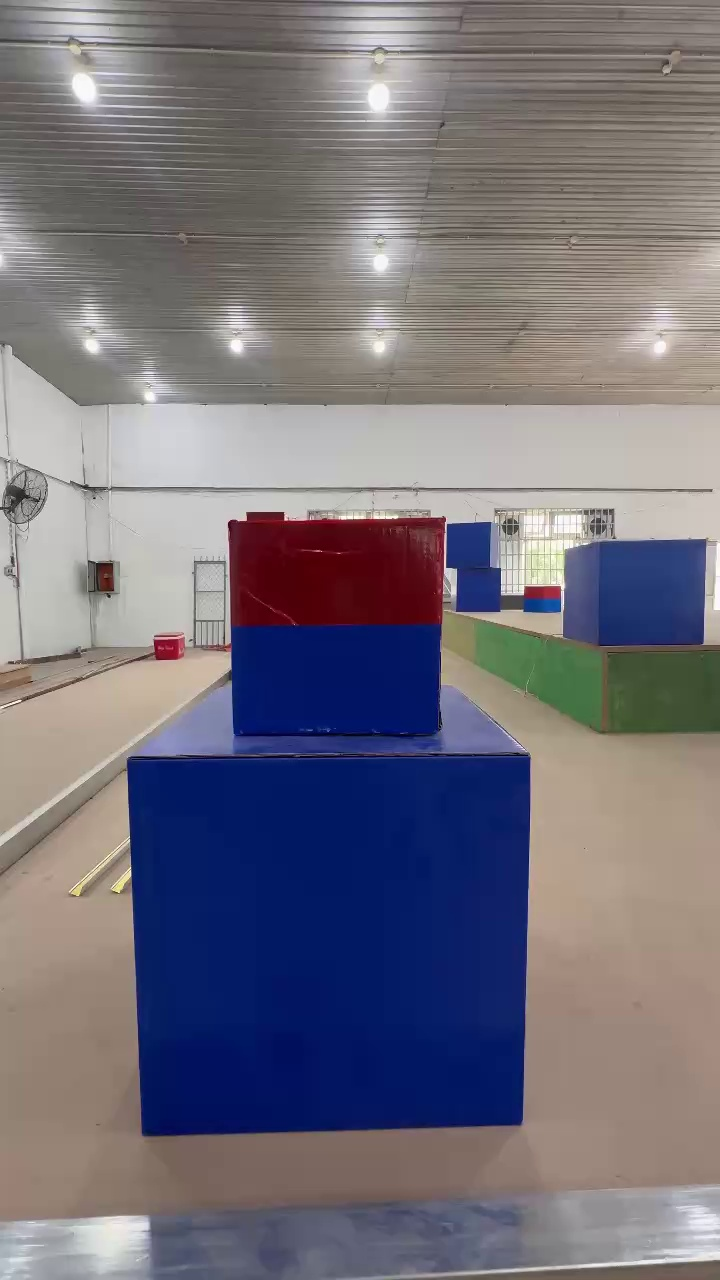
#> input picture anh/frame_00000.jpg, 720 x 1280 px, given in place of thucliphop3d.mp4, which was not available
$ python decete.py
#> lines starting #> are read from the running program, lines starting #| are printed output that depends on the picture; after the words box and inside, x2 and y2 are one past the last pixel; in counts of white or black regions, pixels touching at a corner belong together
import cv2
import numpy as np

# Thay đường dẫn bên dưới bằng đường dẫn thực tế tới video trên máy tính của bạn
video_path = r'C:\Users\Admin\Downloads\rbc27\thucliphop3d.mp4'
cap = cv2.VideoCapture(video_path)

if not cap.isOpened():
    print("Không thể mở video. Hãy kiểm tra lại đường dẫn file!")
    exit()

while True:
    ret, frame = cap.read()
#> frame is the input picture: shape (1280, 720, 3); mean B, G, R 123.2, 112.8, 116.4
    if not ret:
        # Tự động quay lại đầu video khi chạy hết
        cap.set(cv2.CAP_PROP_POS_FRAMES, 0)
        continue

    # 1. Chuyển sang hệ màu HSV để dễ lọc màu vật thể
    hsv = cv2.cvtColor(frame, cv2.COLOR_BGR2HSV)
#> hsv: shape (1280, 720, 3); mean H, S, V 55.8, 79.6, 137.3

    # 2. Lọc màu Đỏ (Red) của khối hộp
    lower_red1 = np.array([0, 120, 70])
    upper_red1 = np.array([10, 255, 255])
    lower_red2 = np.array([170, 120, 70])
    upper_red2 = np.array([180, 255, 255])
    mask_red = cv2.inRange(hsv, lower_red1, upper_red1) | cv2.inRange(hsv, lower_red2, upper_red2)
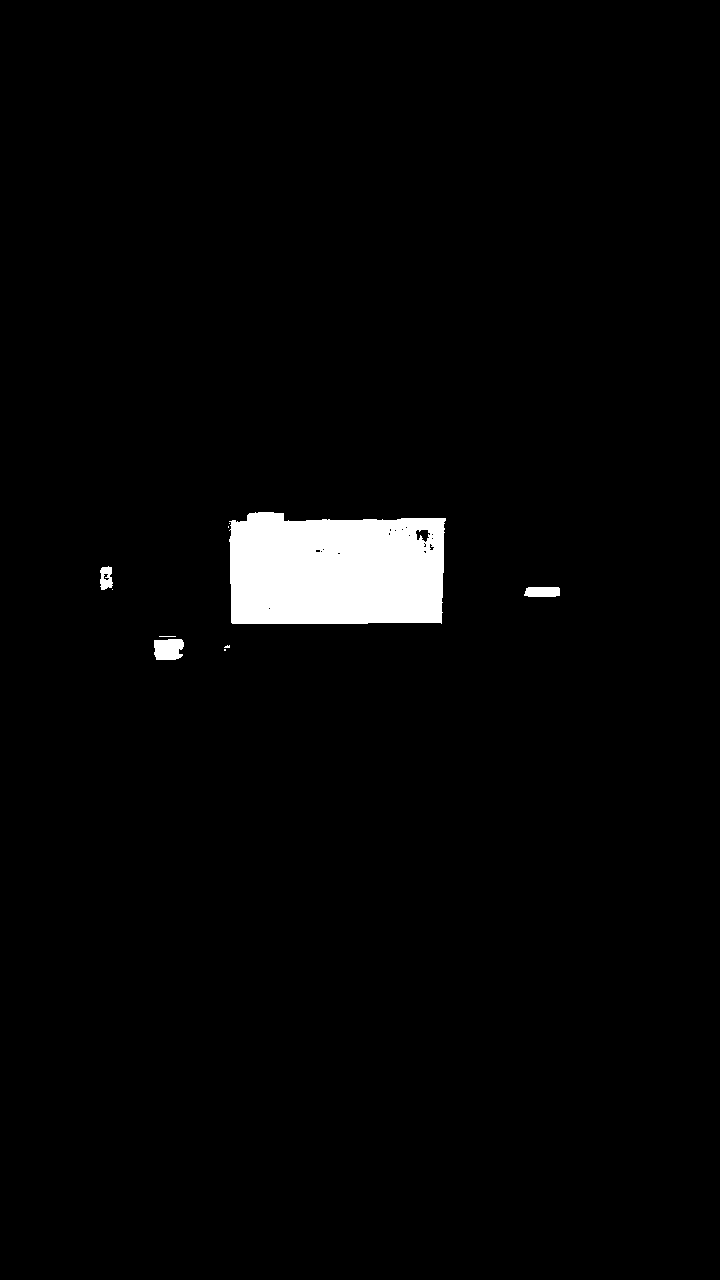
#> mask_red: shape (1280, 720); 2.5% white; 10 white regions (6 under 20 px)

    # 3. Tìm đường viền (Contours) và khoanh vùng
    contours, _ = cv2.findContours(mask_red, cv2.RETR_EXTERNAL, cv2.CHAIN_APPROX_SIMPLE)
#> contours = 10 contours, 6 with area under 20; largest, box (x1, y1, x2, y2) and area: (229, 512, 446, 624) 22094, (154, 639, 184, 660) 507, (524, 587, 560, 597) 296, (100, 566, 113, 590) 215
    for cnt in contours:
        if cv2.contourArea(cnt) > 800:  # Lọc bỏ các điểm nhiễu nhỏ
            x, y, w, h = cv2.boundingRect(cnt)
            # Vẽ hình chữ nhật màu xanh lá quanh hộp đỏ
            cv2.rectangle(frame, (x, y), (x + w, y + h), (0, 255, 0), 2)
            cv2.putText(frame, 'Red Box', (x, y - 10),
                        cv2.FONT_HERSHEY_SIMPLEX, 0.6, (0, 255, 0), 2)
#> this loop made 10 passes
#> (x, y, w, h) on pass 10: (229, 512, 217, 112)
#> cnt on passes 1, 4, 5, 8, 9: [[224, 649], [224, 650], [225, 650], [225, 649]], [[159, 636], [175, 636]], [[112, 589]], [[228, 526], [228, 527]], [[229, 523]]
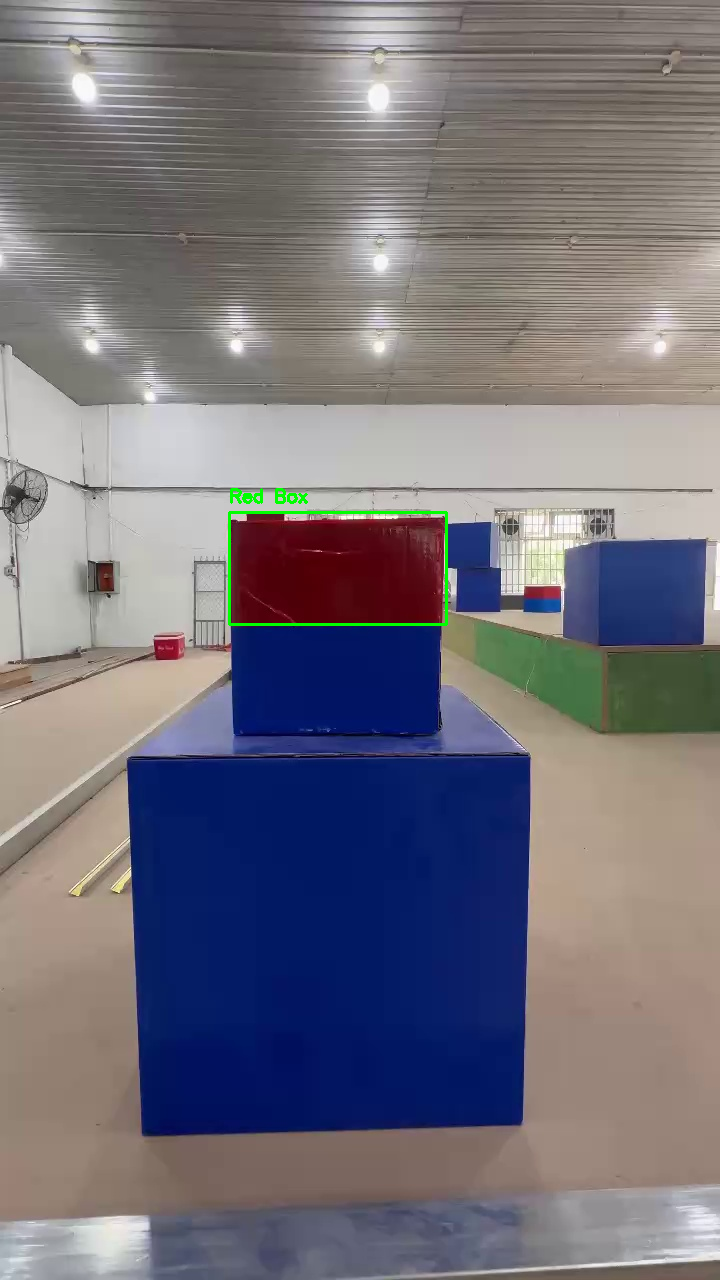
#> frame: shape (1280, 720, 3); 0.28% of pixels changed, all inside (x1, y1, x2, y2) = (228, 488, 448, 626)

    # 4. Hiển thị cửa sổ xem kết quả
    cv2.imshow("Test Detection Windows", frame)

    # Bấm phím 'q' trên bàn phím để thoát chương trình
    if cv2.waitKey(30) & 0xFF == ord('q'):
#> (key q is pressed here)
        break

cap.release()
cv2.destroyAllWindows()

$ run again, on anh/frame_00010.jpg
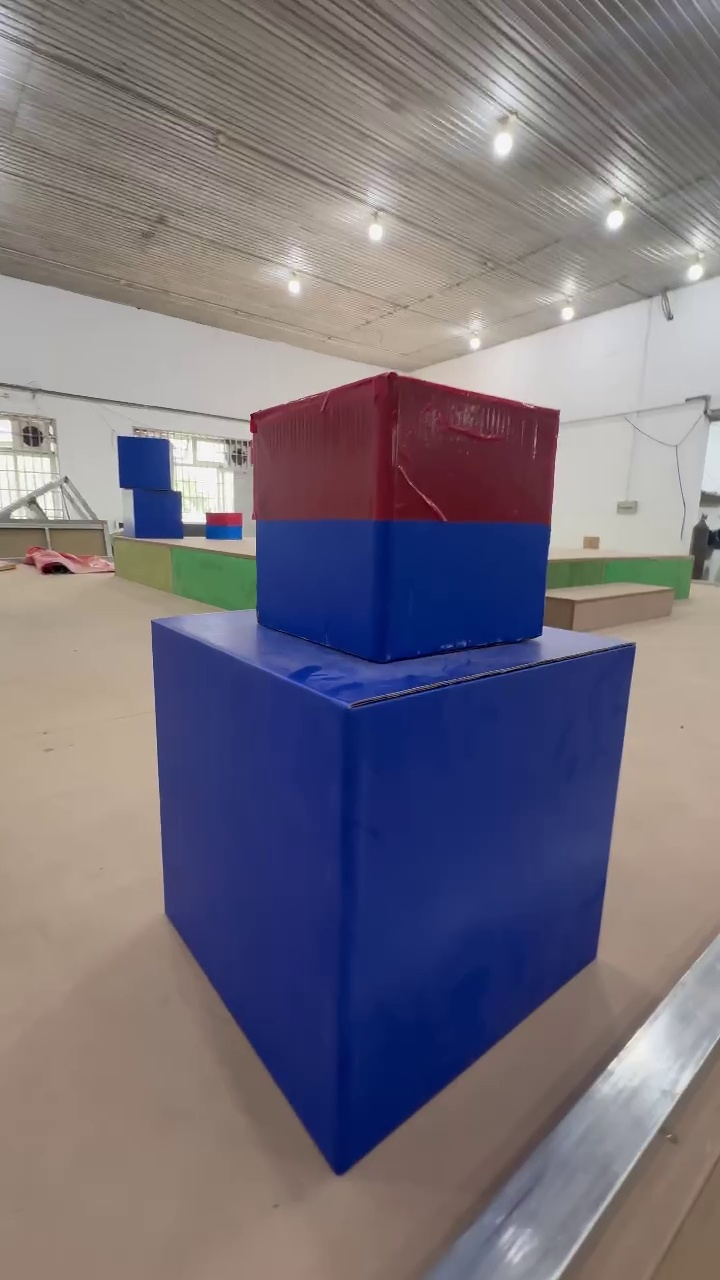
#> input picture anh/frame_00010.jpg, 720 x 1280 px, given in place of thucliphop3d.mp4, which was not available
#> frame is the input picture: shape (1280, 720, 3); mean B, G, R 124.3, 113.3, 119.2
#> hsv: shape (1280, 720, 3); mean H, S, V 56.2, 79.6, 140.5
#> `mask_red = cv2.inRange(hsv, lower_red1, upper_red1) | cv2.inRange(hsv,..`:
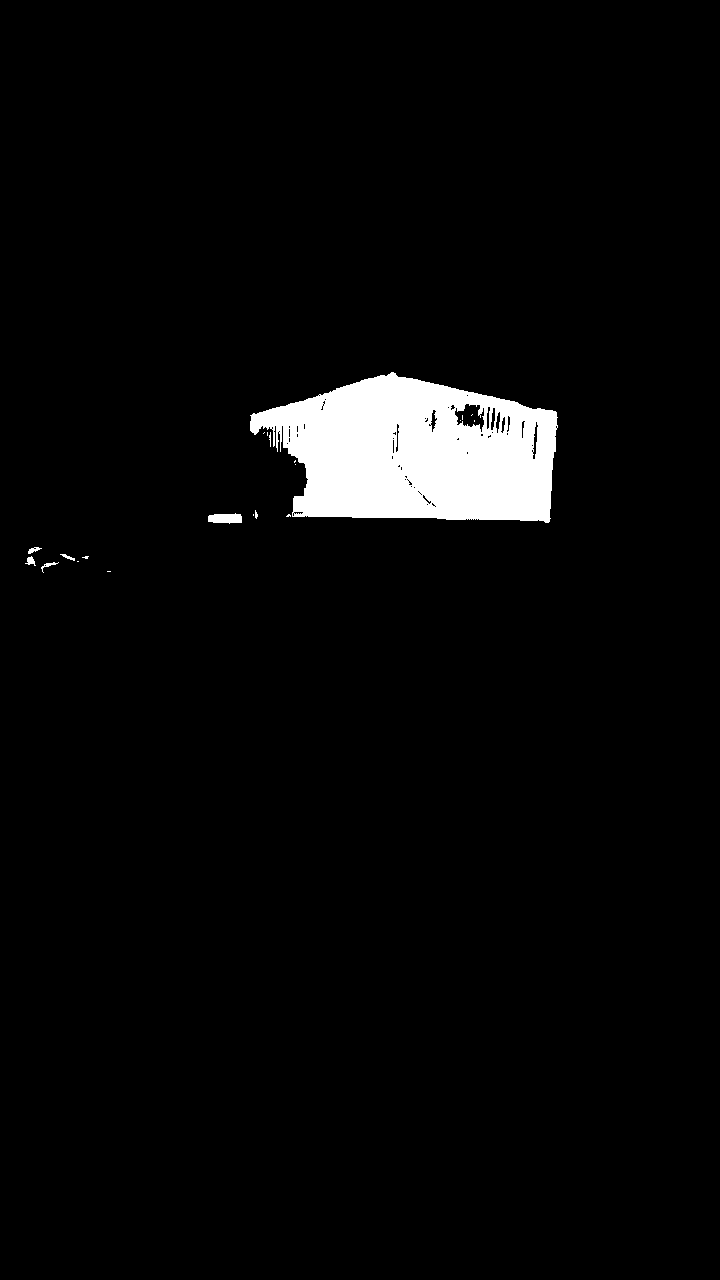
#> mask_red: shape (1280, 720); 3.7% white; 21 white regions (15 under 20 px)
#> contours = 17 contours, 11 with area under 20; largest, box (x1, y1, x2, y2) and area: (250, 372, 558, 523) 33685, (208, 513, 242, 524) 254, (25, 556, 36, 566) 40, (28, 547, 42, 554) 36, (41, 562, 59, 573) 28, (60, 554, 75, 561) 24
#> the loop `for cnt in contours:` made 17 passes
#> (x, y, w, h) on pass 17: (250, 372, 308, 151)
#> after the loop `for cnt in contours:`:
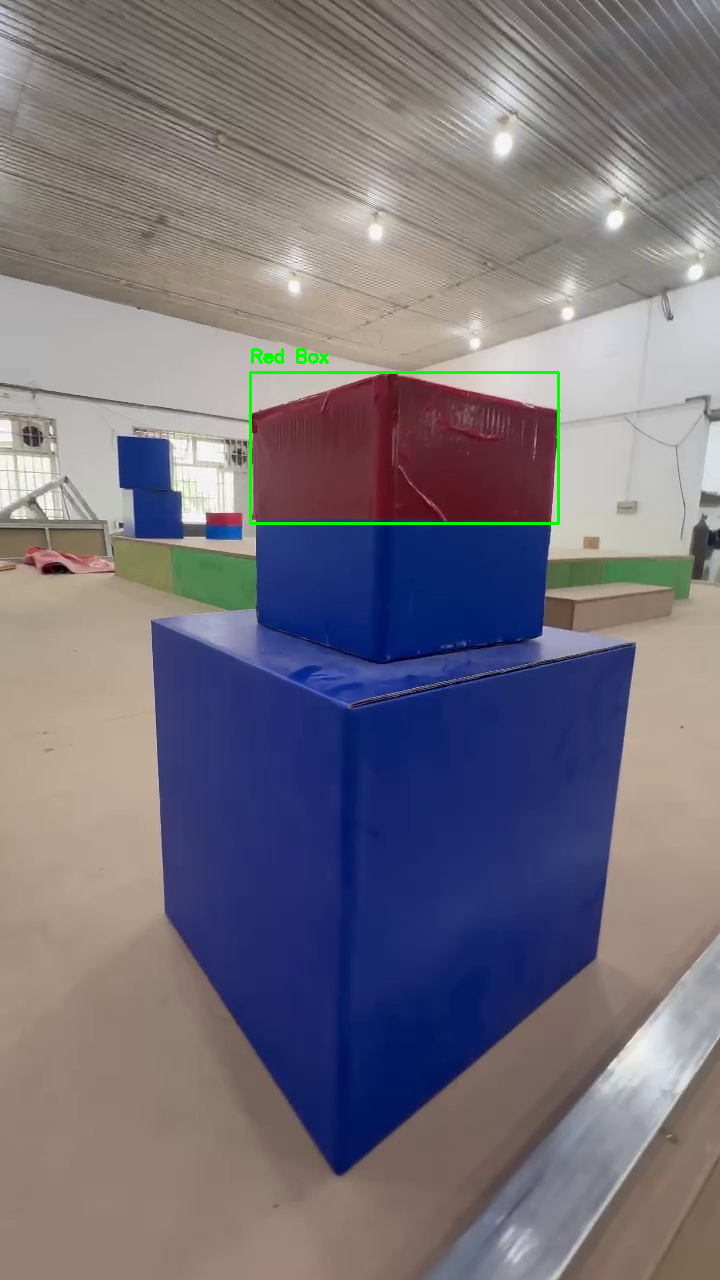
#> frame: shape (1280, 720, 3); 0.36% of pixels changed, all inside (x1, y1, x2, y2) = (249, 348, 560, 525)

$ run again, on anh/frame_00014.jpg
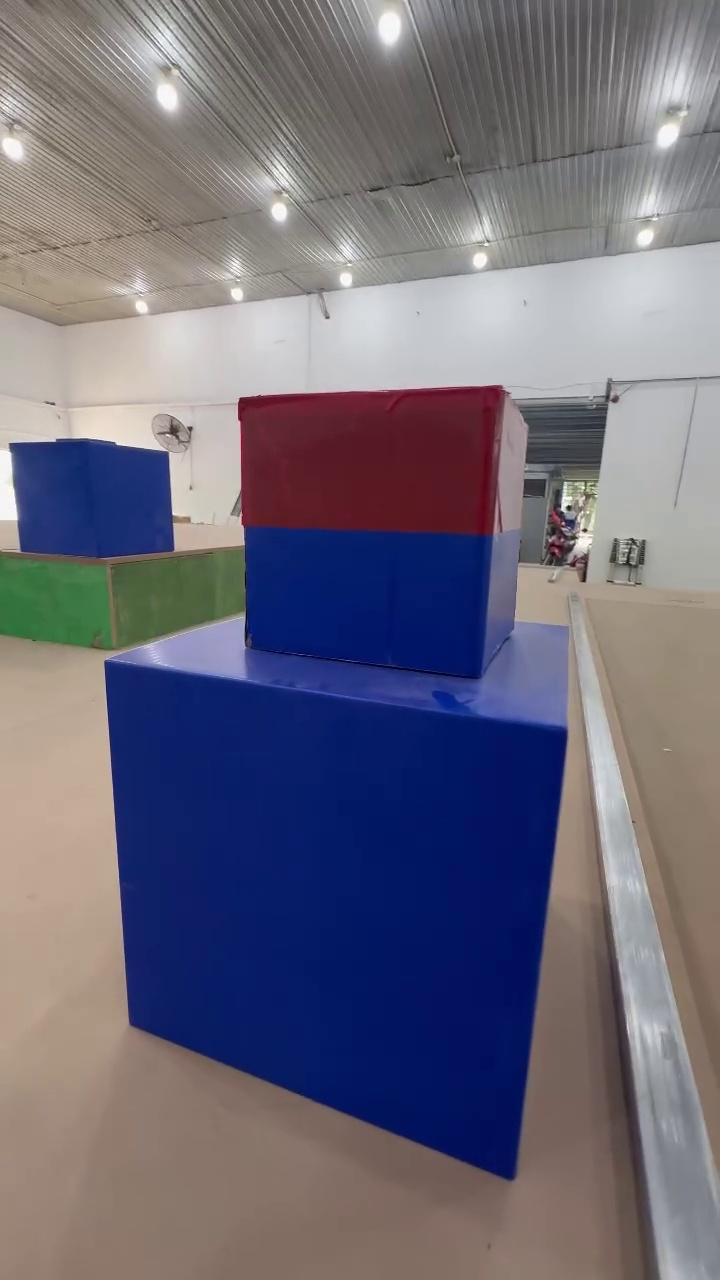
#> input picture anh/frame_00014.jpg, 720 x 1280 px, given in place of thucliphop3d.mp4, which was not available
#> frame is the input picture: shape (1280, 720, 3); mean B, G, R 121.8, 106.9, 109.9
#> hsv: shape (1280, 720, 3); mean H, S, V 68.2, 90.9, 135.9
#> `mask_red = cv2.inRange(hsv, lower_red1, upper_red1) | cv2.inRange(hsv,..`:
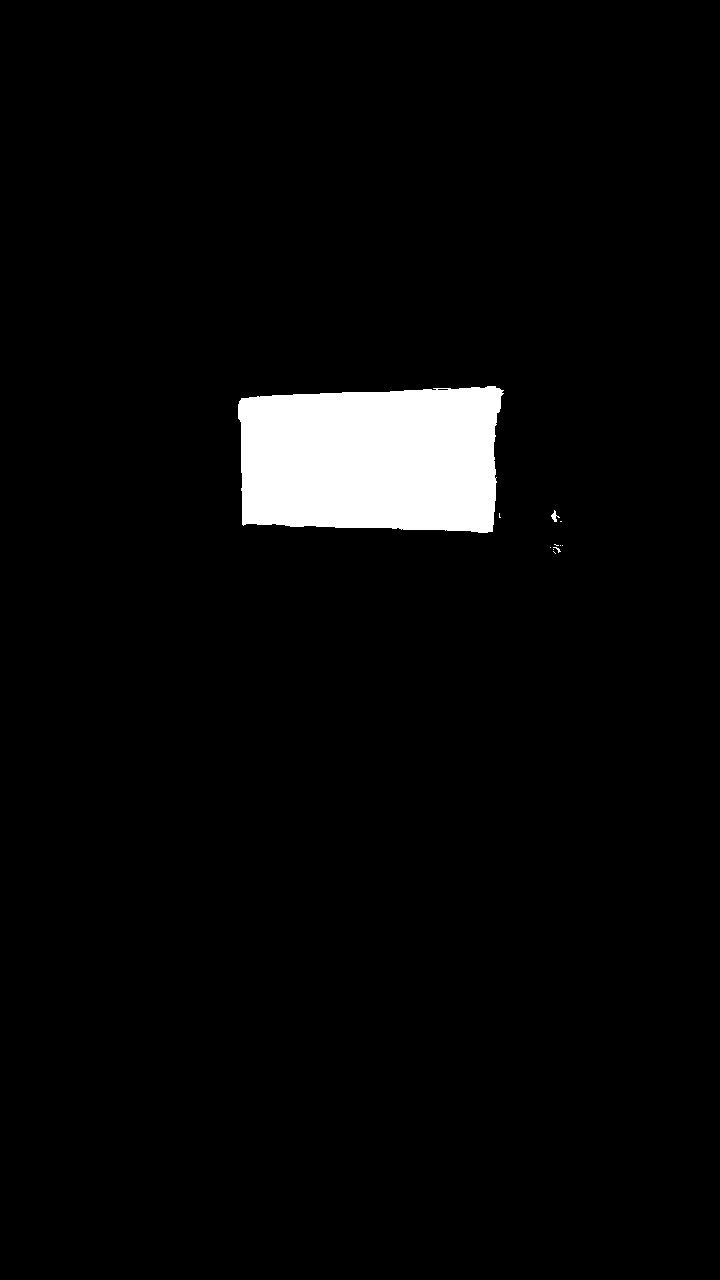
#> mask_red: shape (1280, 720); 3.8% white; 11 white regions (9 under 20 px)
#> contours = 11 contours, 9 with area under 20; largest, box (x1, y1, x2, y2) and area: (238, 386, 504, 533) 34449, (551, 510, 560, 522) 29
#> the loop `for cnt in contours:` made 11 passes
#> (x, y, w, h) on pass 11: (238, 386, 266, 147)
#> after the loop `for cnt in contours:`:
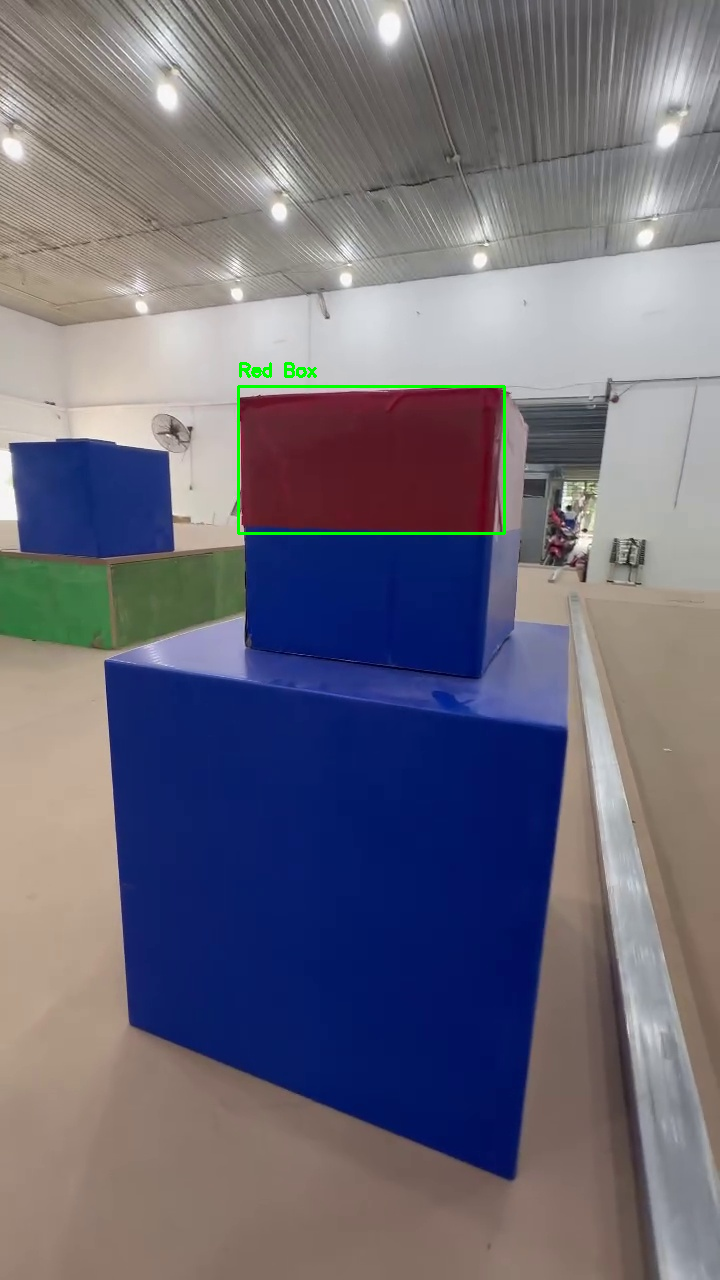
#> frame: shape (1280, 720, 3); 0.33% of pixels changed, all inside (x1, y1, x2, y2) = (237, 362, 506, 535)
